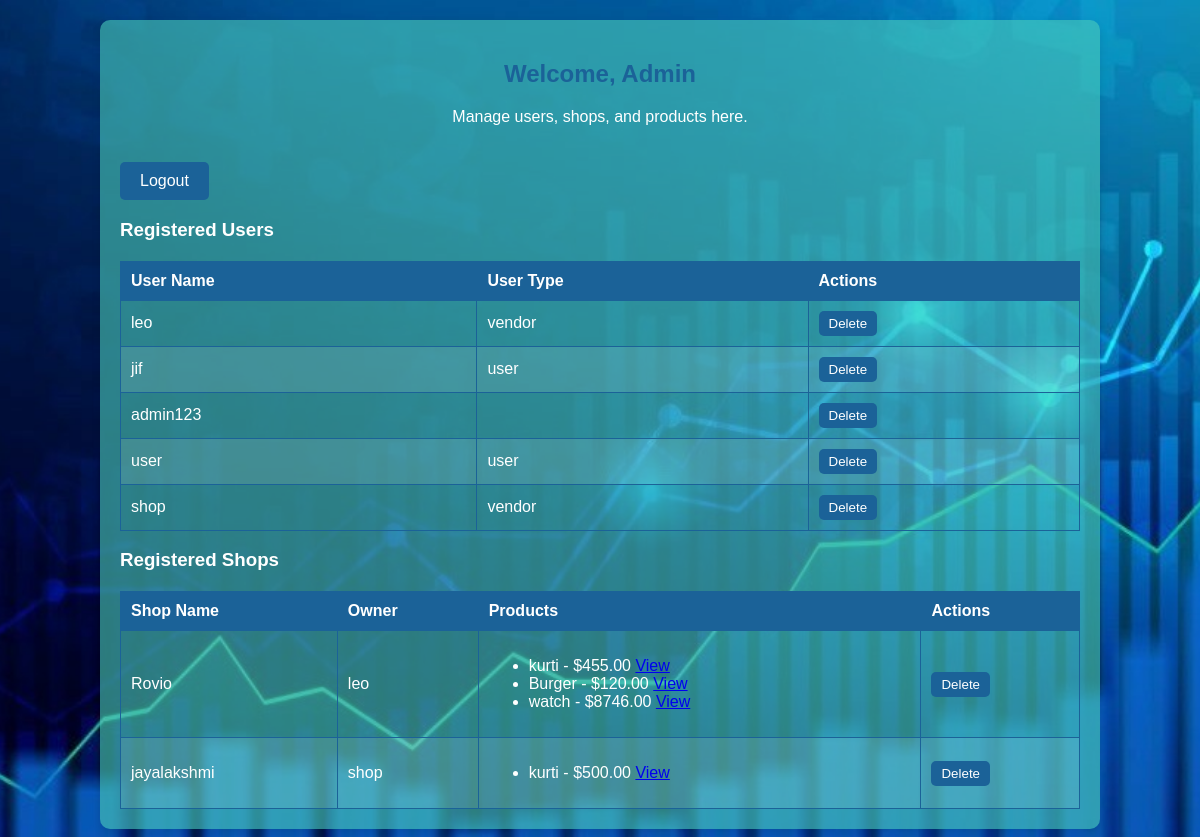
Screenshot of /admin-dashboard/ (signed in) with the database file from the repository.
### products/models.py (models this page shows, shortened)
class UserType(models.Model):
    TYPE_CHOICES = [
        ('user', 'User'),
        ('vendor', 'Vendor'),
    ]
    user = models.OneToOneField(User, on_delete=models.CASCADE)  # Link to built-in User model
    user_type = models.CharField(max_length=10, choices=TYPE_CHOICES, default='user')

class VendorProfile(models.Model):
    user = models.OneToOneField(User, on_delete=models.CASCADE)  # Link to User model
    shop_name = models.CharField(max_length=255, unique=True)
    phone = models.CharField(max_length=15, blank=True, null=True)

class Product(models.Model):
    vendor = models.ForeignKey('auth.User', on_delete=models.CASCADE)
    name = models.CharField(max_length=255)
    price = models.DecimalField(max_digits=10, decimal_places=2)
    quantity = models.CharField(max_length=100)
    description = models.TextField(blank=True, null=True)
    image = models.ImageField(upload_to='products/')
    category = models.ForeignKey(Category, on_delete=models.SET_NULL, null=True, blank=True)
    buy_link = models.URLField(blank=True, null=True)

### products/views.py (the view)
# urls.py: path('admin-dashboard/', views.admin_dashboard, name="admin_dashboard"),
@login_required(login_url='/admin-login/')
def admin_dashboard(request):
    if not request.session.get('is_admin'):
        messages.error(request, "You must log in as an admin first!")
        return redirect("admin_login")
    users = User.objects.all()
    vendors = VendorProfile.objects.all()
    vendor_products = []
    for vendor in vendors:
        products = Product.objects.filter(vendor=vendor.user)  # Fetch vendor's products
        vendor_products.append({
            'vendor': vendor,
            'products': products
        })
    return render(request, "products/admin_dashboard.html", {
        "users": users,
        "vendors": vendors,
        "vendor_products": vendor_products,
    })

### products/templates/products/admin_dashboard.html (shortened to what this page needs)
<!DOCTYPE html>
<html lang="en">
<head>
    {% load static %}
    <link rel="stylesheet" href="https://cdnjs.cloudflare.com/ajax/libs/font-awesome/6.4.2/css/all.min.css">
</head>
<body>
    <div class="container">
        <h2>Welcome, Admin</h2>
        <p>Manage users, shops, and products here.</p>
        <a href="{% url 'logout' %}" class="logout-btn">Logout</a>
        <h3>Registered Users</h3>
        <table>
            <thead>
                <tr>
                    <th>User Name</th>
                    <th>User Type</th>
                    <th>Actions</th>
                </tr>
            </thead>
            <tbody>
                {% for user in users %}
                    <tr>
                        <td>{{ user.username }}</td>
                        <td>{{ user.usertype.user_type }}</td>
                        <td>
                            <form method="POST" action="{% url 'delete_user' user.id %}">
                                <button type="submit" onclick="return confirm('Are you sure you want to delete this user?');">Delete</button>
                            </form>
                        </td>
                    </tr>
                {% endfor %}
            </tbody>
        </table>
        <h3>Registered Shops</h3>
        <table>
            <thead>
                <tr>
                    <th>Shop Name</th>
                    <th>Owner</th>
                    <th>Products</th>
                    <th>Actions</th>
                </tr>
            </thead>
            <tbody>
                {% for vendor_data in vendor_products %}
                    <tr>
                        <td>{{ vendor_data.vendor.shop_name }}</td>
                        <td>{{ vendor_data.vendor.user.username }}</td>
                        <td>
                            <ul>
                                {% for product in vendor_data.products %}
                                    <li>
                                        {{ product.name }} - ${{ product.price }}
                                        <a href="{% url 'product_detail' product.id %}">View</a>
                                    </li>
                                {% empty %}
                                    <li>No products added yet</li>
                                {% endfor %}
                            </ul>
                        </td>
                        <td>
                            <form method="POST" action="{% url 'delete_vendor' vendor_data.vendor.id %}">
                                <button type="submit" onclick="return confirm('Are you sure you want to delete this vendor?');">Delete</button>
                            </form>
                        </td>
                    </tr>
                {% endfor %}
            </tbody>
        </table>
    </div>
</body>
</html>

### rows the page displays
VendorProfile: vendor.shop_name "Rovio", vendor.user.username "leo"
Product: name "kurti", price "455.00"
Product: name "Burger", price "120.00"
Product: name "watch", price "8746.00"
VendorProfile: vendor.shop_name "jayalakshmi", vendor.user.username "shop"
Product: name "kurti", price "500.00"

### other values shown
{{ user.username }} "leo"
{{ user.usertype.user_type }} "vendor"
{{ user.username }} "jif"
{{ user.usertype.user_type }} "user"
{{ user.username }} "admin123"
{{ user.username }} "user"
{{ user.username }} "shop"
